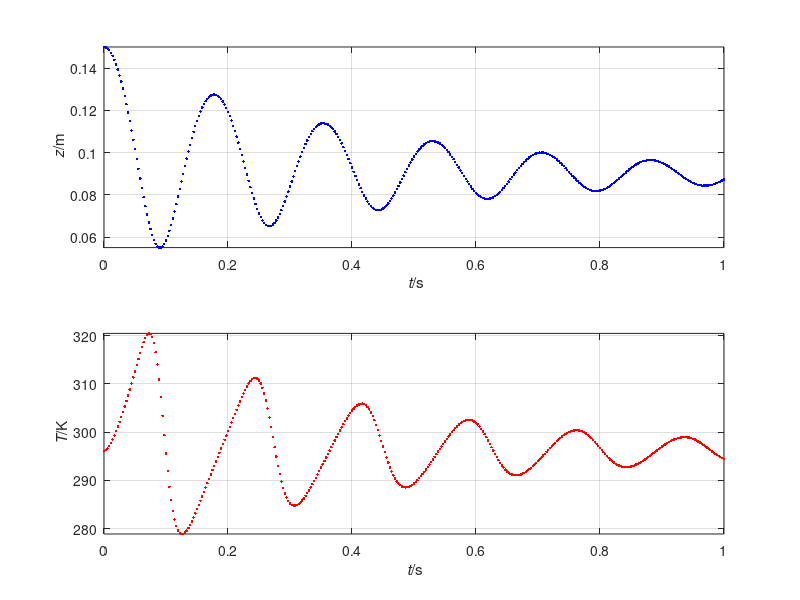

Recreate this plot in MATLAB.
%%% Simulation of ideal gas & mass piston in 1D
%% Coordinates (t, z)

%% Constants
R = 8.31446261815;   % J/(K*mol): molar gas constant
g = 9.8;             % N/kg: gravitational acceleration
C = 20;              % J/(K*mol): molar heat capacity
mu = 4e-5;           % N*s/m^2: gas viscosity
h = 8e3;             % J/(K*m^2): heat-transfer coefficient
N = 0.04;            % mol: amount of ideal gas
A = 0.1^2;           % m^2: area of piston
m = 10;              % kg: mass of piston

%% Initial conditions. State: (z, v, T)
t = 0;            % s: initial time
z = 0.15;         % m: initial position of piston
v = 0;            % m/s: initial velocity of piston
T = 273.15 + 23;  % K: initial temperature of gas

%% Boundary conditions
Gpis = -m*g;         % N: gravity supply of momentum to piston
Fatm = -1e5 * A;     % N: force on piston by atmosphere
Text = 273.15 + 23;  % K: temperature of environment
                     % other fluxes are zero

%% Parameters for time loop
t1 = 1;       % s: final time
dt = 0.0001;  % s: time step %@

## Plotting
dtplot = t1/360; # time interval between plots
tplot = dtplot; # time for next plot
figure
subplot(2, 1, 1); plot(t, z, '.b')
xlim([0, t1])
xlabel('{\it t}/s'); ylabel('{\it z}/m')
axis('tight'); grid on; hold on
subplot(2, 1, 2); plot(t, T, '.r')
xlim([0, t1])
xlabel('{\it t}/s'); ylabel('{\it T}/K')
axis('tight'); grid on; hold on %@

%% Numerical time integration
while t < t1
  %% constitutive relations
  Fgas = -(R * N * T / z -  mu * A * v / z);
  Fpis = -Fgas + Fatm;
  Ppis = m * v;
  Phibot = A * h * (Text - T);
  Phitop = Fgas * v;
  Phi = Phibot + Phitop;
  E = C * N * T;

  %% step forward in time with balance laws
  t = t + dt;
  Ppis = Ppis + (Fpis + Gpis) * dt;
  z = z + v * dt;
  E = E + Phi * dt;

  %% constitutive relations: calculate state
  T = E / (C * N);
  v = Ppis / m;  %@

  %% plot
  if t > tplot
    subplot(2, 1, 1); plot(t, z, '.b')
    subplot(2, 1, 2); plot(t, T, '.r')
    pause(0)
    tplot = tplot + dtplot;
  end %@
end
